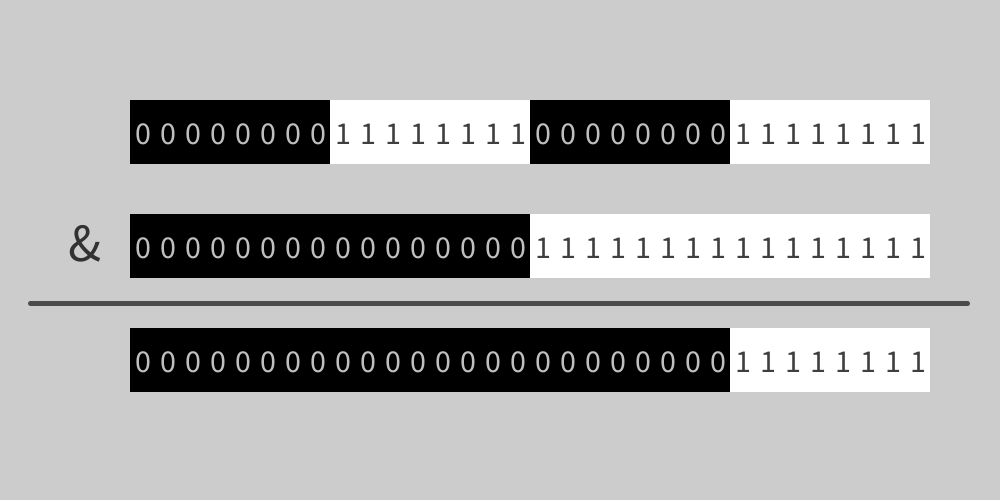
Frame 1 (no input)
Frame 60 (the mouse pressed at the canvas centre just before this capture): identical to frame 1, image omitted
Frame 120 (the mouse held since frame 60 and released just before this capture): identical to frame 1, image omitted

The Processing sketch that drew this single still picture (run headless with seeded random() and noise(); from frame 60 on, the mouse is pressed at the canvas centre):

// Processing sketch: bitwise_AND
// ── bitwise_AND.pde
/**
 * Author: qp91mn64
 * License: MIT License
 * Created: 2026-02-25
 * 
 * bitwise AND
 * 
 * a & b
 * For each bit of the result, it is:
 *   1 if both bits are 1
 *   0 if one of the two is 0
 * Click the cells above the horizontal line
 * To change the corresponding bits
 * And see how the result changes
 */
int number1 = 16711935;
int number2 = 65535;
int result;
int x0 = 130;
int y0 = 100;
int rowSpace = 50;
int cellWidth = 25;
int cellHeight = 64;
int colorZero = 0;
int colorOne = 255;
int textsize = 32;
int[] numbers;
void setup() {
  size(1000, 500);
  noStroke();
  numbers = new int[3];
  numbers[0] = number1;
  numbers[1] = number2;
  result = number1 & number2;
  numbers[2] = result;
  drawBinaryForm(numbers);
  draw1();
}
void draw() {
  background(204);
  result = numbers[0] & numbers[1];
  numbers[2] = result;
  drawBinaryForm(numbers);
  draw1();
}
void mousePressed() {
  if (mouseX < x0 || mouseX >= x0 + cellWidth*32 || mouseY < y0 || mouseY >= y0 + (cellHeight + rowSpace) * (numbers.length - 1)) {
    return;
  }
  if ((mouseY - y0) % (cellHeight + rowSpace) >= cellHeight) {
    return;
  }
  int whichNumber = (mouseY - y0) / (cellHeight + rowSpace);
  int whichBit = 31 - (mouseX - x0) / cellWidth;
  int bit = numbers[whichNumber] & (1 << whichBit);
  if (mouseButton == LEFT){
  if (bit == 0) {
    numbers[whichNumber] |= (1 << whichBit);  // Set the bit to 1
  } else {
    numbers[whichNumber] &= ~(1 << whichBit);  // Clear the bit
  }}
}
void drawBit(String bit, int x, int y) {
  if (bit.equals("1")) {
    fill(colorOne);
    rect(x, y, cellWidth, cellHeight);
    fill(63);
    text(bit, x, y, cellWidth, cellHeight);
  } else if (bit.equals("0")) {
    fill(colorZero);
    rect(x, y, cellWidth, cellHeight);
    fill(191);
    text(bit, x, y, cellWidth, cellHeight);
  }
}
void drawBinaryForm(int[] numbers) {
  textSize(textsize);
  textAlign(CENTER, CENTER);
  for (int i = 0; i < numbers.length; i++) {
    int number = numbers[i];
    String binaryForm = binary(number);
    for (int j = 0; j < 32; j++) {
      String bit = binaryForm.substring(j, j + 1);
      drawBit(bit, x0 + cellWidth * j, y0 + (cellHeight + rowSpace) * i);
    }
  }
}
void draw1() {
  int lineY = y0 + 2 * cellHeight + rowSpace + rowSpace / 2;
  stroke(75);
  strokeWeight(5);
  line(x0 - 100, lineY, x0 + cellWidth * 32 + 37, lineY);
  noStroke();
  fill(50);
  textSize(54);
  text("&", x0 - 73, y0 + cellHeight + rowSpace, 55, 55);
}
